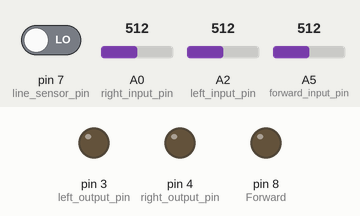
Bench run of a sketch on a simulated Arduino Uno, built with avr-gcc and run on an emulated ATmega328P. Parts: output pins drawn as LEDs (lit = HIGH). Inputs (shaded band) come from the test bench; at power-on: A0 (right_input_pin) = 512, A2 (left_input_pin) = 512, pin 7 (line_sensor_pin) LOW, A5 (forward_input_pin) = 512.

Above: at 1.2 s.
1.3 s: A0 (right_input_pin) set to 736
2.8 s: A0 (right_input_pin) set to 767
At 3.4 s:
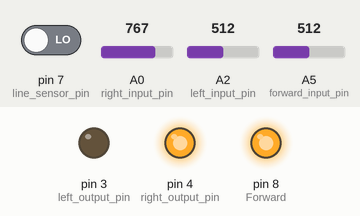
4.3 s: A0 (right_input_pin) set to 740
At 5.5 s:
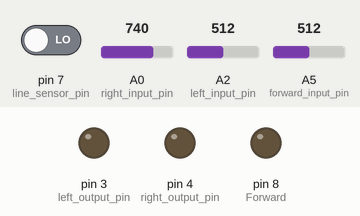
5.8 s: A2 (left_input_pin) set to 736
7.3 s: A2 (left_input_pin) set to 767
At 8.0 s:
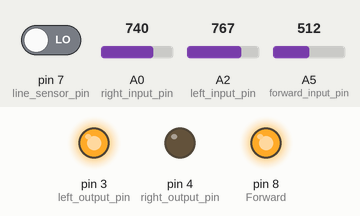
8.8 s: A2 (left_input_pin) set to 740
At 9.2 s:
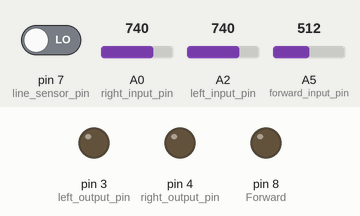
Timing chart, 0 to 11.3 s (numbered marks = the images above; inputs shaded):
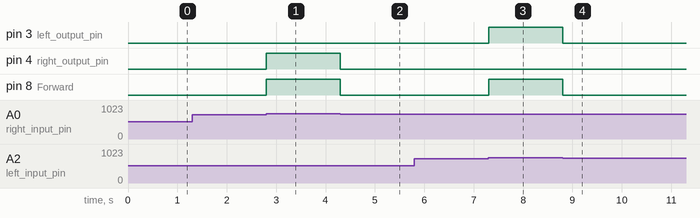

The sketch:

Fall_17_Angel_noMD_headarray.ino
```cpp
int left_input_pin = A2;
int right_input_pin = A0;
int forward_input_pin = A5;
int left_output_pin = 3;
int right_output_pin = 4;
int Forward = 8;
int f = 1;
int line_sensor_pin = 7;
int line_sensor_value = 0;
int turned_right = 0;
int turned_left = 0;
int r = 1;
int l = 1;

void setup() {
   //Serial.begin(9600);
   pinMode(left_input_pin, INPUT);
   pinMode(right_input_pin, INPUT);
   pinMode(left_output_pin, OUTPUT);
   pinMode(right_output_pin, OUTPUT);
   pinMode(forward_input_pin, INPUT);
   pinMode(Forward, OUTPUT);
   pinMode(line_sensor_pin,INPUT);
}

void settozero() {

  digitalWrite(right_output_pin, LOW);
  digitalWrite(left_output_pin, LOW);
  digitalWrite(Forward, LOW);
}

void loop() {

  r = analogRead(right_input_pin);
  l = analogRead(left_input_pin);
  f = analogRead(forward_input_pin);

  settozero();
  while( f > 750){

      f = analogRead(forward_input_pin);
      digitalWrite(Forward,HIGH);

    }

    settozero();

  while( l > 750){
      l = analogRead(left_input_pin);
      digitalWrite(left_output_pin,HIGH);
      digitalWrite(Forward,HIGH);
      turned_left=1;
      }

  settozero();
  //Serial.print("turn left value:");
 //Serial.println(turned_left);
  if(turned_left > 0)
  {
    line_sensor_value = digitalRead(line_sensor_pin);
    while(line_sensor_value > 0)
    {
      digitalWrite(right_output_pin, HIGH);
      line_sensor_value = digitalRead(line_sensor_pin);
      //Serial.println(digitalRead(line_sensor_pin));
      //Serial.println("adjusting Right");
    }
    turned_left = 0;
  }

  settozero();

  while ( r > 750){
      r = analogRead(right_input_pin);
      digitalWrite(right_output_pin, HIGH);
      digitalWrite(Forward,HIGH);
      turned_right=1;
    }

  settozero();

  if(turned_right > 0)
  {
    line_sensor_value = digitalRead(line_sensor_pin);
    while(line_sensor_value > 0)
    {
      digitalWrite(left_output_pin, HIGH);
      line_sensor_value = digitalRead(line_sensor_pin);
    }
    turned_right = 0;
  }
}
```

Measured:
- the behaviour switches between 750 and 751 on A0 (right_input_pin) (found by bisection; images 0 and 1)
- the behaviour switches between 750 and 751 on A2 (left_input_pin) (found by bisection; images 2 and 3)
- after the input at 1.3 s, every drawn part: stays the same
- after the input at 2.8 s, pin 4 (right_output_pin), pin 8 (Forward): LOW → HIGH at once
- after the input at 4.3 s, pin 4 (right_output_pin), pin 8 (Forward): HIGH → LOW at once
- after the input at 5.8 s, every drawn part: stays the same
- after the input at 7.3 s, pin 3 (left_output_pin), pin 8 (Forward): LOW → HIGH at once
- after the input at 8.8 s, pin 3 (left_output_pin), pin 8 (Forward): HIGH → LOW at once
